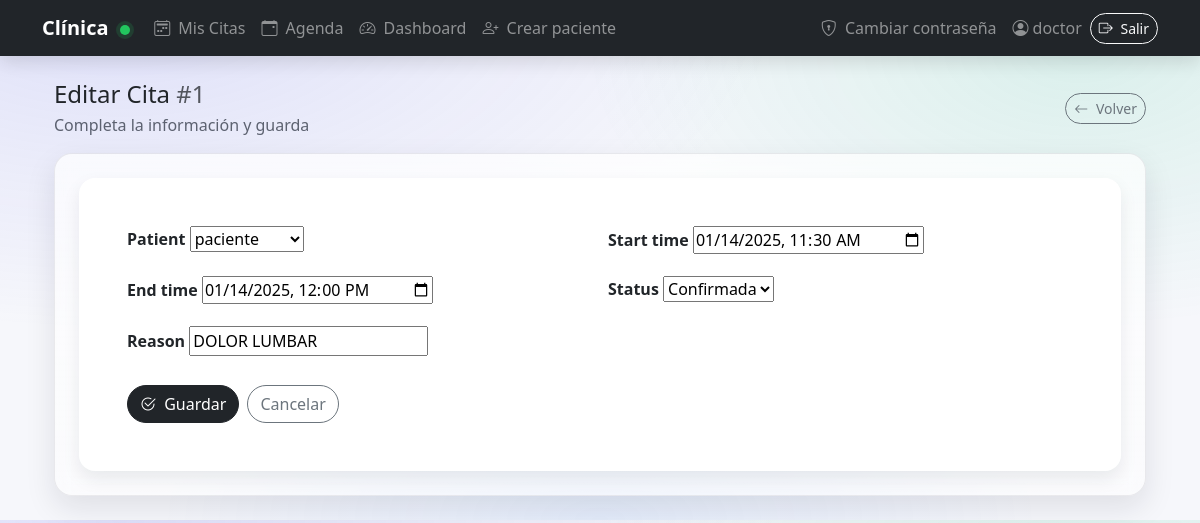
Screenshot of /appointments/1/edit/ (signed in) with the database file from the repository.
### appointments/models.py (models this page shows, shortened)
class Appointment(models.Model):
    STATUS_CHOICES = [
        ("PENDING", "Pendiente"),
        ("CONFIRMED", "Confirmada"),
        ("CANCELLED", "Cancelada"),
        ("DONE", "Finalizada"),
    ]
    patient = models.ForeignKey(Patient, on_delete=models.PROTECT, related_name="appointments")
    doctor = models.ForeignKey(settings.AUTH_USER_MODEL, on_delete=models.PROTECT, related_name="doctor_appointments")
    start_time = models.DateTimeField()
    end_time = models.DateTimeField()
    reason = models.CharField(max_length=255, blank=True)
    status = models.CharField(max_length=20, choices=STATUS_CHOICES, default="PENDING")
    created_at = models.DateTimeField(auto_now_add=True)
    class Meta:
        ordering = ["-start_time"]

### appointments/views.py (the view)
# urls.py: path("<int:pk>/edit/", views.appointment_edit, name="appointment_edit"),
@login_required
def appointment_edit(request, pk):
    if _is_patient(request.user):
        return redirect("my_appointments")
    appt = get_object_or_404(Appointment, pk=pk)
    if appt.doctor_id != request.user.id:
        messages.error(request, "No tienes permiso para editar esta cita.")
        return redirect("doctor_agenda")
    if request.method == "POST":
        form = AppointmentForm(request.POST, instance=appt, doctor=request.user)
        if form.is_valid():
            appt = form.save(commit=False)
            appt.doctor = request.user
            appt.save()
            _safe_log_action(
                request,
                appointment=appt,
                action="UPDATE",
                object_type="Appointment",
                object_id=appt.id,
                message="Editó la cita",
            )
            messages.success(request, "Cita actualizada correctamente.")
            return redirect("appointment_detail", pk=appt.pk)
        messages.error(request, "Revisa los campos del formulario.")
    else:
        form = AppointmentForm(instance=appt, doctor=request.user)
    return render(
        request,
        "appointments/appointment_form.html",
        {"form": form, "editing": True, "appt": appt},
    )

### appointments/forms.py (shortened to what this page needs)
class AppointmentForm(forms.ModelForm):
    class Meta:
        model = Appointment
        fields = ["patient", "start_time", "end_time", "status", "reason"]
        widgets = {
            "start_time": forms.DateTimeInput(attrs={"type": "datetime-local"}),
            "end_time": forms.DateTimeInput(attrs={"type": "datetime-local"}),
        }
    def __init__(self, *args, doctor=None, **kwargs):
        super().__init__(*args, **kwargs)
        self.doctor = doctor

### accounts/templatetags/user_extras.py (called while the page is built)
@register.filter
def has_patient_profile(user):
    return hasattr(user, "patient_profile")

### appointments/views.py (called while the page is built)
def _is_patient(user) -> bool:
    return hasattr(user, "patient_profile")

### patients/models.py (called while the page is built)
    def __str__(self):
        return self.user.get_full_name() or self.user.username

### appointments/templates/appointments/appointment_form.html (shortened to what this page needs)
{% extends "base.html" %}
{% block content %}
<div class="container">
  <div class="d-flex align-items-center justify-content-between mb-3 flex-wrap gap-2">
    <div>
      <h1 class="h4 mb-1">
        {% if editing %}
          Editar Cita <span class="text-muted">#{{ appt.id }}</span>
        {% else %}
          Nueva Cita
        {% endif %}
      </h1>
      <div class="muted">Completa la información y guarda</div>
    </div>
    <a href="javascript:history.back()" class="btn btn-outline-secondary btn-sm btn-pill">
      <i class="bi bi-arrow-left me-1"></i> Volver
    </a>
  </div>
  <div class="panel-glass p-3 p-md-4">
    <div class="card card-soft border-0">
      <div class="card-body p-4 p-md-5">
        <form method="post" novalidate>
          <div class="row g-3">
            {% for field in form %}
              <div class="col-md-6">
                <label class="form-label fw-semibold">{{ field.label }}</label>
                {{ field }}
              </div>
            {% endfor %}
          </div>
          <div class="d-flex gap-2 mt-4">
            <button class="btn btn-dark btn-pill" type="submit">
              <i class="bi bi-check2-circle me-1"></i> Guardar
            </button>
            <a class="btn btn-outline-secondary btn-pill" href="javascript:history.back()">
              Cancelar
            </a>
          </div>
        </form>
      </div>
    </div>
  </div>
</div>
{% endblock %}

### templates/base.html (shortened to what this page needs)
{% load user_extras %}
<!doctype html>
<html lang="es">
  <head>
    <link href="https://cdn.jsdelivr.net/npm/bootstrap@5.3.3/dist/css/bootstrap.min.css" rel="stylesheet">
    <link href="https://cdn.jsdelivr.net/npm/bootstrap-icons@1.11.3/font/bootstrap-icons.min.css" rel="stylesheet">
  </head>
  <body>
    <nav class="navbar navbar-expand-lg navbar-dark bg-dark">
      <div class="container">
        <a class="navbar-brand fw-semibold" href="{% url 'home' %}">
          Clínica <span class="brand-dot"></span>
        </a>
        <div class="collapse navbar-collapse" id="nav">
          <ul class="navbar-nav me-auto">
            {% if user.is_authenticated %}
              <li class="nav-item">
                <a class="nav-link" href="{% url 'my_appointments' %}">
                  <i class="bi bi-calendar2-week me-1"></i> Mis Citas
                </a>
              </li>
              {% if not user|has_patient_profile %}
                <li class="nav-item">
                  <a class="nav-link" href="{% url 'doctor_agenda' %}">
                    <i class="bi bi-calendar-event me-1"></i> Agenda
                  </a>
                </li>
                <li class="nav-item">
                  <a class="nav-link" href="{% url 'doctor_dashboard' %}">
                    <i class="bi bi-speedometer2 me-1"></i> Dashboard
                  </a>
                </li>
                <li class="nav-item">
                  <a class="nav-link" href="{% url 'patient_create' %}">
                    <i class="bi bi-person-plus me-1"></i> Crear paciente
                  </a>
                </li>
              {% else %}
                <li class="nav-item">
                  <a class="nav-link" href="{% url 'patient_history' %}">
                    <i class="bi bi-clock-history me-1"></i> Historial
                  </a>
                </li>
              {% endif %}
            {% endif %}
          </ul>
          <ul class="navbar-nav ms-auto align-items-lg-center gap-lg-2">
            {% if user.is_authenticated %}
              <li class="nav-item">
                <a class="nav-link" href="{% url 'password_change' %}">
                  <i class="bi bi-shield-lock me-1"></i> Cambiar contraseña
                </a>
              </li>
              <li class="nav-item">
                <span class="navbar-text text-white-50">
                  <i class="bi bi-person-circle me-1"></i>{{ user.username }}
                </span>
              </li>
              <li class="nav-item">
                <form method="post" action="{% url 'logout' %}" class="m-0">
                  <button class="btn btn-outline-light btn-sm btn-pill" type="submit">
                    <i class="bi bi-box-arrow-right me-1"></i> Salir
                  </button>
                </form>
              </li>
            {% else %}
              <li class="nav-item">
                <a class="nav-link link-muted" href="{% url 'login' %}">
                  <i class="bi bi-box-arrow-in-right me-1"></i> Entrar
                </a>
              </li>
            {% endif %}
          </ul>
        </div>
      </div>
    </nav>
    <main class="container py-4">
      {% block content %}{% endblock %}
    </main>
  </body>
</html>

### templates/base.html (style rules this page uses)
:root { --glass: rgba(255,255,255,.72); --glass2: rgba(255,255,255,.52); --stroke: rgba(17,24,39,.08); --shadow: 0 12px 30px rgba(17,24,39,.10); --shadow2: 0 8px 18px rgba(17,24,39,.08); }
body { background: radial-gradient(1200px 600px at 10% 0%, rgba(99,102,241,.16), transparent 55%), radial-gradient(900px 500px at 90% 10%, rgba(16,185,129,.12), transparent 55%), radial-gradient(800px 400px at 50% 100%, rgba(59,130,246,.10), transparent 55%), #f6f7fb; }
.navbar { box-shadow: 0 6px 18px rgba(0,0,0,.12); }
.navbar .nav-link { opacity:.92; }
.brand-dot { width:10px; height:10px; border-radius:999px; background:#22c55e; display:inline-block; margin-left:.4rem; box-shadow:0 0 0 4px rgba(34,197,94,.15); }
.muted { color: rgba(17,24,39,.65); }
.panel-glass { background: linear-gradient(180deg, var(--glass), var(--glass2)); border: 1px solid var(--stroke); border-radius: 18px; box-shadow: var(--shadow); backdrop-filter: blur(10px); }
.card-soft { border-radius: 16px; box-shadow: var(--shadow2); }
.btn-pill { border-radius: 999px; }

### rows the page displays
Appointment: id "1", form "paciente" "01/14/2025 11:30" "01/14/2025 12:00" "Confirmada" "DOLOR LUMBAR"

### other values shown
{{ user.username }} "doctor"
{{ field.label }} "Patient" "Start time" "End time" "Status" "Reason"
